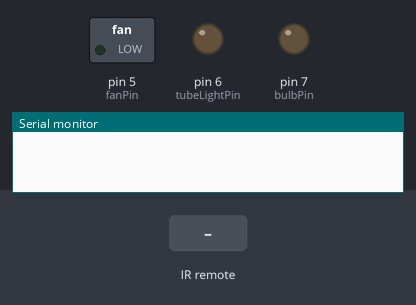
Bench run of a sketch on a simulated Arduino Uno, built with avr-gcc and run on an emulated ATmega328P. On the bench: switched loads named in the sketch (green lamp = pin HIGH), output pins drawn as LEDs (lit = HIGH), the last lines printed to the serial monitor. The test bench sets the inputs (shaded band).

Above: at 1.2 s.
1.3 s: infrared code 0x1FE50AF received
At 2.4 s:
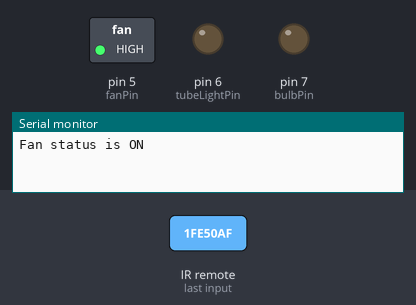
2.8 s: infrared code 0x1FED827 received
At 3.5 s:
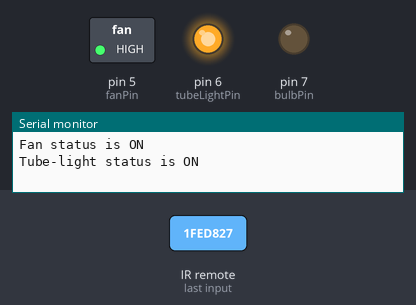
4.3 s: infrared code 0x1FEF807 received
At 4.7 s:
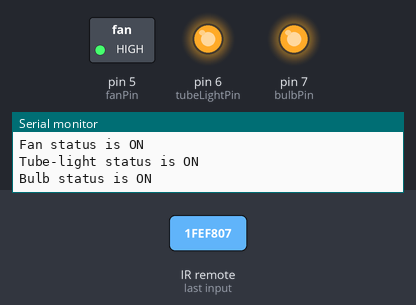
5.8 s: infrared code 0x1FE50AF received
At 7.0 s:
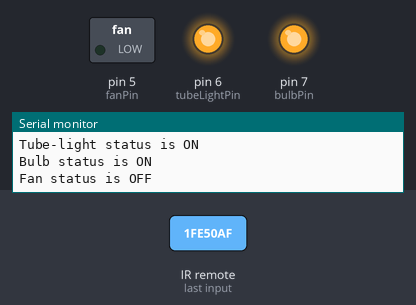
7.3 s: infrared code 0x1FED827 received
At 8.2 s:
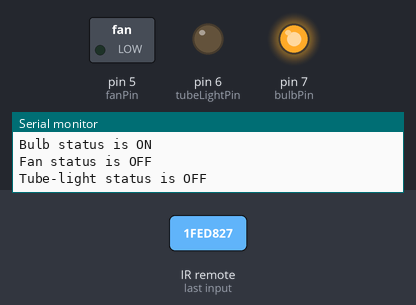
Timing chart, 0 to 9.8 s (numbered marks = the images above; inputs shaded):
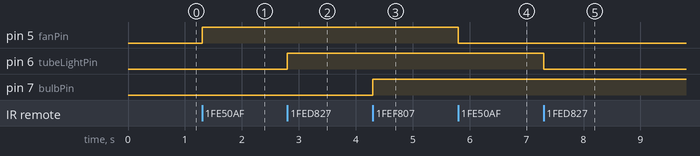

The sketch:

Home_automation.ino
```cpp
#include <IRremote.h>

int RECV_PIN = 11;
int fanPin = 5;
int tubeLightPin = 6;
int bulbPin = 7;
boolean fanStatus = LOW;
boolean tubeLightStatus = LOW;
boolean bulbStatus = LOW;

IRrecv irrecv(RECV_PIN);

decode_results results;

void setup()
{
  pinMode(fanPin, OUTPUT);
  pinMode(tubeLightPin, OUTPUT);
  pinMode(bulbPin, OUTPUT);

  Serial.begin(9600);
  irrecv.enableIRIn(); // Start the receiver


}

void loop() {
  if (irrecv.decode(&results)) {
    //Serial.println(results.value, HEX);
    switch(results.value){
      case 0x1FE50AF:
         fanStatus = !fanStatus;
         Serial.print("Fan status is ");
         Serial.println(printStatus(fanStatus));
         break;
      case 0x1FED827:
         tubeLightStatus = !tubeLightStatus;
         Serial.print("Tube-light status is ");
         Serial.println(printStatus(tubeLightStatus));
         break;
      case 0x1FEF807:
         bulbStatus = !bulbStatus;
         Serial.print("Bulb status is ");
         Serial.println(printStatus(bulbStatus));
         break;
      default:break;
    }
    irrecv.resume(); // Receive the next value
  }

  digitalWrite(fanPin,fanStatus);
  digitalWrite(tubeLightPin,tubeLightStatus);
  digitalWrite(bulbPin,bulbStatus);
}

String printStatus(boolean i){
  if(i == 1)
    return "ON";
   else
    return "OFF";
}
```

Measured:
- after the input at 1.3 s, pin 5 (fanPin): LOW → HIGH at once
- after the input at 2.8 s, pin 6 (tubeLightPin): LOW → HIGH at once
- after the input at 4.3 s, pin 7 (bulbPin): LOW → HIGH at once
- after the input at 5.8 s, pin 5 (fanPin): HIGH → LOW at once
- after the input at 7.3 s, pin 6 (tubeLightPin): HIGH → LOW at once
